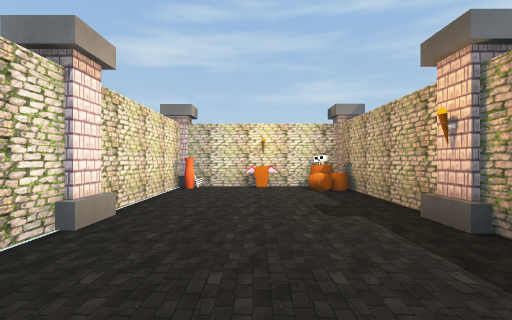
[1] (above)

24 first-person views from a walk through a Unity game level. The camera is 1.4 m above the floor, looks level and sees 85° across. The floor is counted in squares, 2 m on a side. Each view is taken from the middle of a square. On the plan, view 1 faces up. The plan holds only what a view shows up to about 9 squares ahead; the rest is blank. The player character is not drawn. Some surface patterns are stand-ins.

[2]
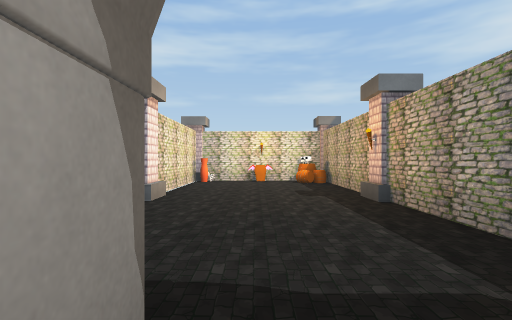

[3]
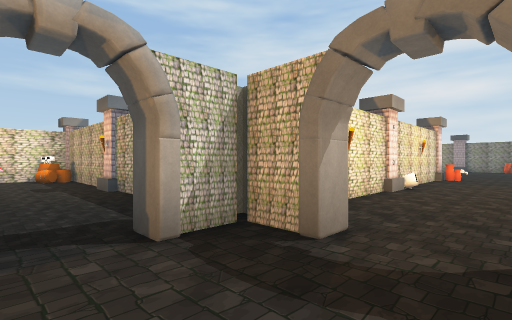

[4]
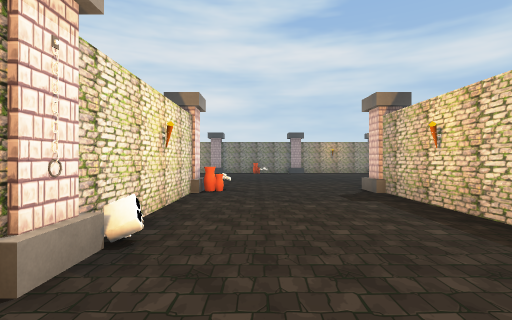

[5]
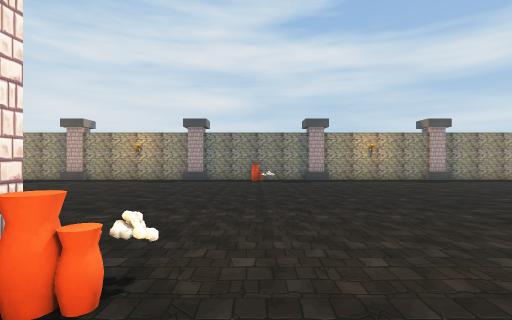

[6]
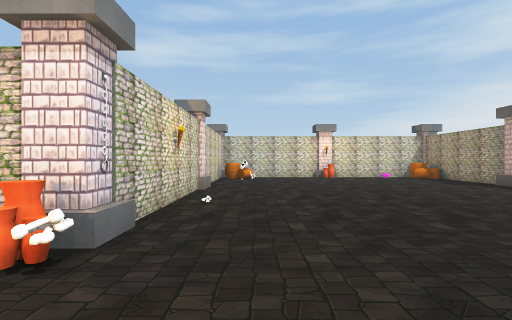

[7]
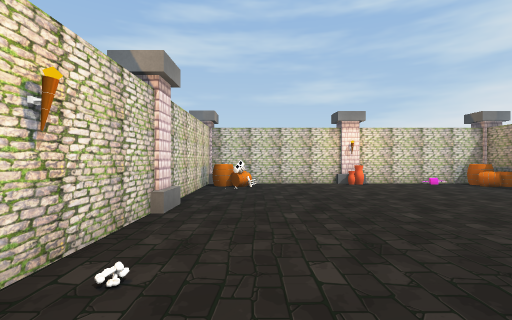

[8]
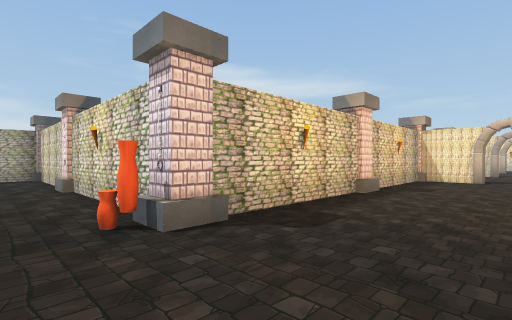

[9]
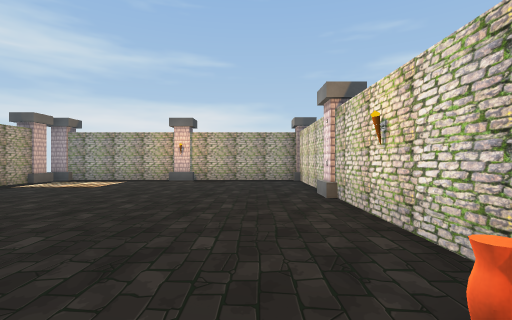

[10]
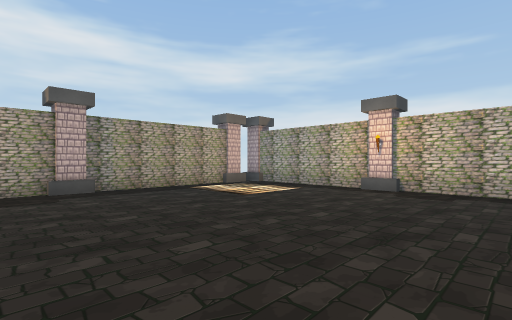

[11]
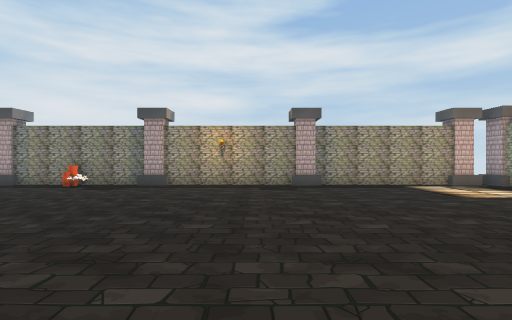

[12]
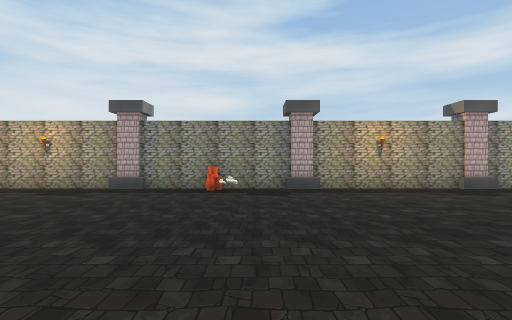

[13]
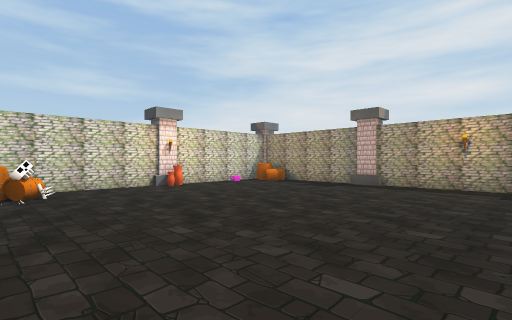

[14]
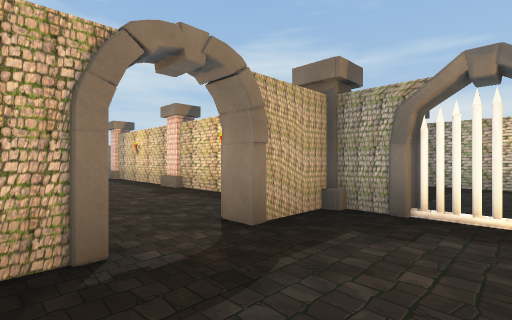

[15]
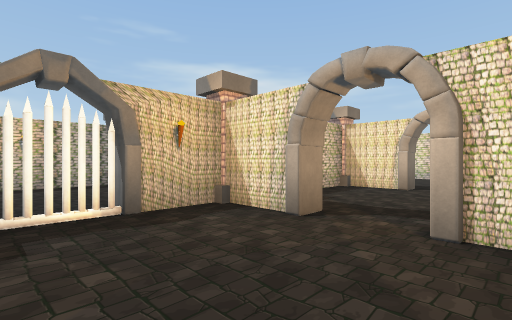

[16]
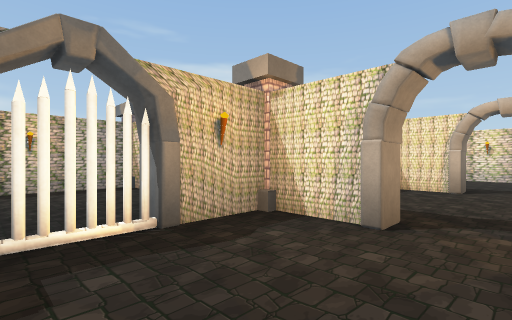

[17]
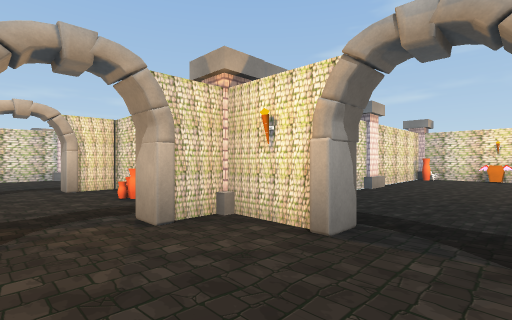

[18]
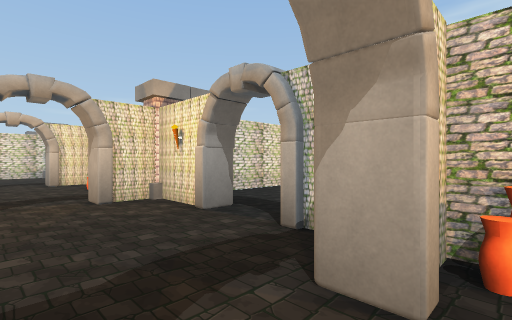

[19]
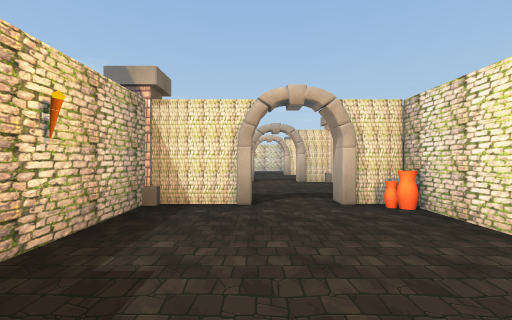

[20]
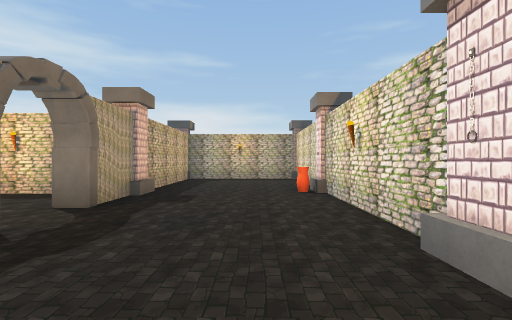

[21]
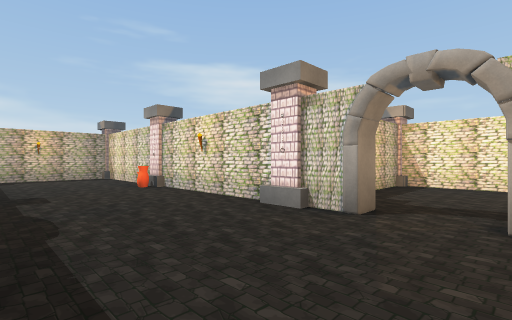

[22]
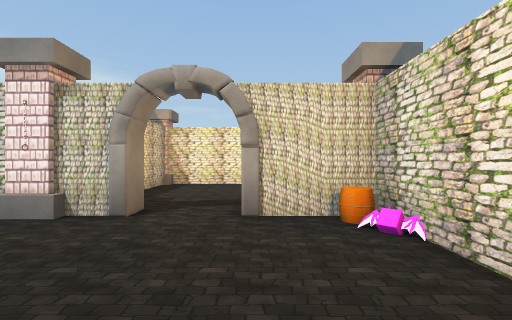

[23]
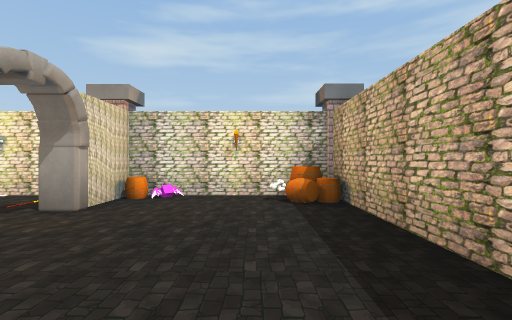

[24]
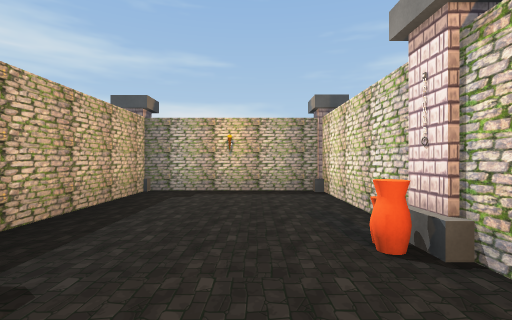

### Floor plan
Points are (right, up) in squares from view 1. A wall is a line through its corners. A room is listed if a view was taken in it or the views show most of it. See-through windows are left out.
Room 1 (views 1, 15)
walls: (-1.9, 2.5) (-1.9, 0.1); (2.2, 3.4) (2.2, 6.4); (2.2, 0.4) (2.2, 2.5); (-1.9, 6.4) (-1.9, 3.4); (-0.3, -1.1) (-0.3, -1.6); (1.5, 7.4) (-1.5, 7.4); (1.1, -1.6) (1.1, -1.1); (2.2, -2.7) (2.2, -1.6)
ways out: opening at (0.5, -1.5) to room 2
objects: other object (-2, 7); vase (-1, 7); coffin (0, 7); other object (1, 7); column (2, 3); barrel (2, 7)
Room 2 (views 2, 3, 4, 5, 6, 7, 8, 9, 10, 11, 12, 13, 14, 16, 17, 18, 19)
walls: (11.5, -6.4) (11.5, -10.4); (10.1, -1.6) (7.6, -1.6); (7.4, -5.7) (10.6, -5.7); (11.5, 2.4) (11.5, -0.6); (19.9, -4.6) (19.9, -1.5); (6.1, -1.6) (2.6, -1.6) (2.6, -2.7) (2.2, -2.7); (11.5, -11.4) (11.5, -14.1); (19.9, -0.6) (19.9, 2.5); (19.9, -8.5) (19.9, -5.4); (3.5, -5.7) (6.5, -5.7); (19.9, 3.6) (19.9, 5); (11.5, 6.4) (11.5, 3.5); (12, -14.8) (15.4, -14.8); (2.2, -5.5) (2.2, -4.1) (2.6, -4.1) (2.6, -5.5); (2.2, -1.6) (1.1, -1.6); (16.4, -14.8) (19.5, -14.8); (15.2, 7.4) (11.8, 7.4); (19.9, -13.5) (19.9, -9.6); (19.9, 6.5) (19.9, 7.4) (16.6, 7.4); (-0.3, -1.6) (-1.9, -1.6) (-1.9, -2.7); (-1.9, -4.1) (-1.9, -5.7) (-0.4, -5.7); (-1.6, -10.4) (2, -10.4)
ways out: opening at (0.5, -1.5) to room 1; opening at (-2, -3.5)
objects: barrier (0, -6); barrier (1, -6); column (3, -6); vase (3, -2); skull (7, -2); column (11, -6); vase (11, -2); column (11, -1); vase (12, -6); bones (12, -2); bones (12, 1); barrel (12, 7); skull (13, 6); vase (16, 7); other object (19, -3); barrel (19, 7); column (20, -14); vase (20, -3)
Room 3 (views 20, 21, 22, 23, 24)
walls: (-10.5, -2.4) (-10.5, -5.5); (-10.5, -6.6) (-10.5, -10.4) (-6.5, -10.4) (-6.5, -6.4); (-6.1, -2.7) (-6.5, -2.7) (-6.5, 2.5) (-10.5, 2.5); (-6.5, -5.4) (-6.5, -4.1) (-6.1, -4.1); (-10.5, 1.5) (-10.5, 0.8) (-11, 0.8); (-14.4, -1.6) (-13.5, -1.6); (-5, -1.6) (-6.1, -1.6); (-12.2, 2.5) (-13.1, 2.5); (-15.1, 0.6) (-15.1, -1.5)
ways out: opening at (-6, -3)
objects: column (-15, -2); column (-11, -2); vase (-10, -6); barrel (-10, 2); other object (-8, 2); barrel (-7, 2)

Where each view was taken, in squares from view 1:
view 1: 0 up, 0 right, facing up
view 2: 2 down, 0 right, facing up
view 3: 4 down, 0 right, facing up-right
view 4: 3 down, 5 right, facing right
view 5: 3 down, 10 right, facing right
view 6: 4 down, 13 right, facing up
view 7: 1 down, 13 right, facing up
view 8: 3 down, 13 right, facing down-left
view 9: 5 down, 13 right, facing down
view 10: 8 down, 13 right, facing down-right
view 11: 8 down, 12 right, facing right
view 12: 4 down, 13 right, facing right
view 13: 0 up, 12 right, facing up-right
view 14: 2 down, 0 right, facing down-right
view 15: 2 down, 1 right, facing down-left
view 16: 3 down, 1 right, facing down-left
view 17: 4 down, 1 right, facing up-left
view 18: 4 down, 3 right, facing up-left
view 19: 4 down, 7 right, facing left
view 20: 0 up, 9 left, facing down
view 21: 1 up, 7 left, facing down-left
view 22: 1 up, 7 left, facing left
view 23: 3 down, 8 left, facing up
view 24: 4 down, 9 left, facing down
